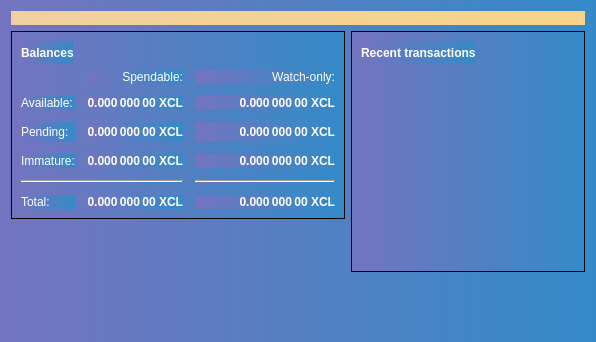
<?xml version="1.0" encoding="UTF-8"?>
<ui version="4.0">
 <class>OverviewPage</class>
 <widget class="QWidget" name="OverviewPage">
  <property name="geometry">
   <rect>
    <x>0</x>
    <y>0</y>
    <width>596</width>
    <height>342</height>
   </rect>
  </property>
  <property name="windowTitle">
   <string>Form</string>
  </property>
  <property name="styleSheet">
   <string notr="true">background-color: qlineargradient(spread:pad, x1:0, y1:0, x2:1, y2:0, stop:0 rgba(116, 116, 191, 255), stop:1 rgba(52, 138, 199, 255));</string>
  </property>
  <layout class="QVBoxLayout" name="topLayout">
   <item>
    <widget class="QLabel" name="labelAlerts">
     <property name="visible">
      <bool>false</bool>
     </property>
     <property name="styleSheet">
      <string notr="true">QLabel { background-color: qlineargradient(x1: 0, y1: 0, x2: 1, y2: 0, stop:0 #F0D0A0, stop:1 #F8D488); color:#000000; }</string>
     </property>
     <property name="wordWrap">
      <bool>true</bool>
     </property>
     <property name="margin">
      <number>3</number>
     </property>
     <property name="textInteractionFlags">
      <set>Qt::TextSelectableByMouse</set>
     </property>
    </widget>
   </item>
   <item>
    <layout class="QHBoxLayout" name="horizontalLayout" stretch="1,1">
     <item>
      <layout class="QVBoxLayout" name="verticalLayout_2">
       <item>
        <widget class="QFrame" name="frame">
         <property name="styleSheet">
          <string notr="true">color: rgb(255, 255, 255);</string>
         </property>
         <property name="frameShape">
          <enum>QFrame::StyledPanel</enum>
         </property>
         <property name="frameShadow">
          <enum>QFrame::Raised</enum>
         </property>
         <layout class="QVBoxLayout" name="verticalLayout_4">
          <item>
           <layout class="QHBoxLayout" name="horizontalLayout_4">
            <item>
             <widget class="QLabel" name="label_5">
              <property name="font">
               <font>
                <weight>75</weight>
                <bold>true</bold>
               </font>
              </property>
              <property name="text">
               <string>Balances</string>
              </property>
             </widget>
            </item>
            <item>
             <widget class="QPushButton" name="labelWalletStatus">
              <property name="enabled">
               <bool>true</bool>
              </property>
              <property name="maximumSize">
               <size>
                <width>30</width>
                <height>16777215</height>
               </size>
              </property>
              <property name="toolTip">
               <string>The displayed information may be out of date. Your wallet automatically synchronizes with the XcelR network after a connection is established, but this process has not completed yet.</string>
              </property>
              <property name="text">
               <string/>
              </property>
              <property name="icon">
               <iconset>
                <normaloff>:/icons/warning</normaloff>
                <disabledoff>:/icons/warning</disabledoff>:/icons/warning</iconset>
              </property>
              <property name="iconSize">
               <size>
                <width>24</width>
                <height>24</height>
               </size>
              </property>
              <property name="flat">
               <bool>true</bool>
              </property>
             </widget>
            </item>
            <item>
             <spacer name="horizontalSpacer_3">
              <property name="orientation">
               <enum>Qt::Horizontal</enum>
              </property>
              <property name="sizeHint" stdset="0">
               <size>
                <width>40</width>
                <height>20</height>
               </size>
              </property>
             </spacer>
            </item>
           </layout>
          </item>
          <item>
           <layout class="QGridLayout" name="gridLayout">
            <property name="spacing">
             <number>12</number>
            </property>
            <item row="2" column="2">
             <widget class="QLabel" name="labelWatchPending">
              <property name="font">
               <font>
                <weight>75</weight>
                <bold>true</bold>
               </font>
              </property>
              <property name="cursor">
               <cursorShape>IBeamCursor</cursorShape>
              </property>
              <property name="toolTip">
               <string>Unconfirmed transactions to watch-only addresses</string>
              </property>
              <property name="text">
               <string notr="true">0.000 000 00 XCL</string>
              </property>
              <property name="alignment">
               <set>Qt::AlignRight|Qt::AlignTrailing|Qt::AlignVCenter</set>
              </property>
              <property name="textInteractionFlags">
               <set>Qt::LinksAccessibleByMouse|Qt::TextSelectableByKeyboard|Qt::TextSelectableByMouse</set>
              </property>
             </widget>
            </item>
            <item row="2" column="1">
             <widget class="QLabel" name="labelUnconfirmed">
              <property name="font">
               <font>
                <weight>75</weight>
                <bold>true</bold>
               </font>
              </property>
              <property name="cursor">
               <cursorShape>IBeamCursor</cursorShape>
              </property>
              <property name="toolTip">
               <string>Total of transactions that have yet to be confirmed, and do not yet count toward the spendable balance</string>
              </property>
              <property name="text">
               <string notr="true">0.000 000 00 XCL</string>
              </property>
              <property name="alignment">
               <set>Qt::AlignRight|Qt::AlignTrailing|Qt::AlignVCenter</set>
              </property>
              <property name="textInteractionFlags">
               <set>Qt::LinksAccessibleByMouse|Qt::TextSelectableByKeyboard|Qt::TextSelectableByMouse</set>
              </property>
             </widget>
            </item>
            <item row="3" column="2">
             <widget class="QLabel" name="labelWatchImmature">
              <property name="font">
               <font>
                <weight>75</weight>
                <bold>true</bold>
               </font>
              </property>
              <property name="cursor">
               <cursorShape>IBeamCursor</cursorShape>
              </property>
              <property name="toolTip">
               <string>Mined balance in watch-only addresses that has not yet matured</string>
              </property>
              <property name="text">
               <string notr="true">0.000 000 00 XCL</string>
              </property>
              <property name="alignment">
               <set>Qt::AlignRight|Qt::AlignTrailing|Qt::AlignVCenter</set>
              </property>
              <property name="textInteractionFlags">
               <set>Qt::LinksAccessibleByMouse|Qt::TextSelectableByKeyboard|Qt::TextSelectableByMouse</set>
              </property>
             </widget>
            </item>
            <item row="4" column="0" colspan="2">
             <widget class="Line" name="line">
              <property name="orientation">
               <enum>Qt::Horizontal</enum>
              </property>
             </widget>
            </item>
            <item row="4" column="2">
             <widget class="Line" name="lineWatchBalance">
              <property name="sizePolicy">
               <sizepolicy hsizetype="Preferred" vsizetype="Fixed">
                <horstretch>0</horstretch>
                <verstretch>0</verstretch>
               </sizepolicy>
              </property>
              <property name="minimumSize">
               <size>
                <width>140</width>
                <height>0</height>
               </size>
              </property>
              <property name="orientation">
               <enum>Qt::Horizontal</enum>
              </property>
             </widget>
            </item>
            <item row="5" column="0">
             <widget class="QLabel" name="labelTotalText">
              <property name="text">
               <string>Total:</string>
              </property>
             </widget>
            </item>
            <item row="3" column="1">
             <widget class="QLabel" name="labelImmature">
              <property name="font">
               <font>
                <weight>75</weight>
                <bold>true</bold>
               </font>
              </property>
              <property name="cursor">
               <cursorShape>IBeamCursor</cursorShape>
              </property>
              <property name="toolTip">
               <string>Mined balance that has not yet matured</string>
              </property>
              <property name="text">
               <string notr="true">0.000 000 00 XCL</string>
              </property>
              <property name="alignment">
               <set>Qt::AlignRight|Qt::AlignTrailing|Qt::AlignVCenter</set>
              </property>
              <property name="textInteractionFlags">
               <set>Qt::LinksAccessibleByMouse|Qt::TextSelectableByKeyboard|Qt::TextSelectableByMouse</set>
              </property>
             </widget>
            </item>
            <item row="2" column="3">
             <spacer name="horizontalSpacer_2">
              <property name="orientation">
               <enum>Qt::Horizontal</enum>
              </property>
              <property name="sizeHint" stdset="0">
               <size>
                <width>40</width>
                <height>20</height>
               </size>
              </property>
             </spacer>
            </item>
            <item row="3" column="0">
             <widget class="QLabel" name="labelImmatureText">
              <property name="text">
               <string>Immature:</string>
              </property>
             </widget>
            </item>
            <item row="5" column="1">
             <widget class="QLabel" name="labelTotal">
              <property name="font">
               <font>
                <weight>75</weight>
                <bold>true</bold>
               </font>
              </property>
              <property name="cursor">
               <cursorShape>IBeamCursor</cursorShape>
              </property>
              <property name="toolTip">
               <string>Your current total balance</string>
              </property>
              <property name="text">
               <string notr="true">0.000 000 00 XCL</string>
              </property>
              <property name="alignment">
               <set>Qt::AlignRight|Qt::AlignTrailing|Qt::AlignVCenter</set>
              </property>
              <property name="textInteractionFlags">
               <set>Qt::LinksAccessibleByMouse|Qt::TextSelectableByKeyboard|Qt::TextSelectableByMouse</set>
              </property>
             </widget>
            </item>
            <item row="5" column="2">
             <widget class="QLabel" name="labelWatchTotal">
              <property name="font">
               <font>
                <weight>75</weight>
                <bold>true</bold>
               </font>
              </property>
              <property name="cursor">
               <cursorShape>IBeamCursor</cursorShape>
              </property>
              <property name="toolTip">
               <string>Current total balance in watch-only addresses</string>
              </property>
              <property name="text">
               <string notr="true">0.000 000 00 XCL</string>
              </property>
              <property name="alignment">
               <set>Qt::AlignRight|Qt::AlignTrailing|Qt::AlignVCenter</set>
              </property>
              <property name="textInteractionFlags">
               <set>Qt::LinksAccessibleByMouse|Qt::TextSelectableByKeyboard|Qt::TextSelectableByMouse</set>
              </property>
             </widget>
            </item>
            <item row="0" column="2">
             <widget class="QLabel" name="labelWatchonly">
              <property name="text">
               <string>Watch-only:</string>
              </property>
              <property name="alignment">
               <set>Qt::AlignRight|Qt::AlignTrailing|Qt::AlignVCenter</set>
              </property>
             </widget>
            </item>
            <item row="1" column="0">
             <widget class="QLabel" name="labelBalanceText">
              <property name="text">
               <string>Available:</string>
              </property>
             </widget>
            </item>
            <item row="1" column="1">
             <widget class="QLabel" name="labelBalance">
              <property name="font">
               <font>
                <weight>75</weight>
                <bold>true</bold>
               </font>
              </property>
              <property name="cursor">
               <cursorShape>IBeamCursor</cursorShape>
              </property>
              <property name="toolTip">
               <string>Your current spendable balance</string>
              </property>
              <property name="text">
               <string notr="true">0.000 000 00 XCL</string>
              </property>
              <property name="alignment">
               <set>Qt::AlignRight|Qt::AlignTrailing|Qt::AlignVCenter</set>
              </property>
              <property name="textInteractionFlags">
               <set>Qt::LinksAccessibleByMouse|Qt::TextSelectableByKeyboard|Qt::TextSelectableByMouse</set>
              </property>
             </widget>
            </item>
            <item row="1" column="2">
             <widget class="QLabel" name="labelWatchAvailable">
              <property name="font">
               <font>
                <weight>75</weight>
                <bold>true</bold>
               </font>
              </property>
              <property name="cursor">
               <cursorShape>IBeamCursor</cursorShape>
              </property>
              <property name="toolTip">
               <string>Your current balance in watch-only addresses</string>
              </property>
              <property name="text">
               <string notr="true">0.000 000 00 XCL</string>
              </property>
              <property name="alignment">
               <set>Qt::AlignRight|Qt::AlignTrailing|Qt::AlignVCenter</set>
              </property>
              <property name="textInteractionFlags">
               <set>Qt::LinksAccessibleByMouse|Qt::TextSelectableByKeyboard|Qt::TextSelectableByMouse</set>
              </property>
             </widget>
            </item>
            <item row="2" column="0">
             <widget class="QLabel" name="labelPendingText">
              <property name="text">
               <string>Pending:</string>
              </property>
             </widget>
            </item>
            <item row="0" column="1">
             <widget class="QLabel" name="labelSpendable">
              <property name="text">
               <string>Spendable:</string>
              </property>
              <property name="alignment">
               <set>Qt::AlignRight|Qt::AlignTrailing|Qt::AlignVCenter</set>
              </property>
             </widget>
            </item>
           </layout>
          </item>
         </layout>
        </widget>
       </item>
       <item>
        <spacer name="verticalSpacer">
         <property name="orientation">
          <enum>Qt::Vertical</enum>
         </property>
         <property name="sizeHint" stdset="0">
          <size>
           <width>20</width>
           <height>40</height>
          </size>
         </property>
        </spacer>
       </item>
      </layout>
     </item>
     <item>
      <layout class="QVBoxLayout" name="verticalLayout_3">
       <item>
        <widget class="QFrame" name="frame_2">
         <property name="styleSheet">
          <string notr="true">color: rgb(255, 255, 255);</string>
         </property>
         <property name="frameShape">
          <enum>QFrame::StyledPanel</enum>
         </property>
         <property name="frameShadow">
          <enum>QFrame::Raised</enum>
         </property>
         <layout class="QVBoxLayout" name="verticalLayout">
          <item>
           <layout class="QHBoxLayout" name="horizontalLayout_2">
            <item>
             <widget class="QLabel" name="label_4">
              <property name="font">
               <font>
                <weight>75</weight>
                <bold>true</bold>
               </font>
              </property>
              <property name="text">
               <string>Recent transactions</string>
              </property>
             </widget>
            </item>
            <item>
             <widget class="QPushButton" name="labelTransactionsStatus">
              <property name="enabled">
               <bool>true</bool>
              </property>
              <property name="maximumSize">
               <size>
                <width>30</width>
                <height>16777215</height>
               </size>
              </property>
              <property name="toolTip">
               <string>The displayed information may be out of date. Your wallet automatically synchronizes with the XcelR network after a connection is established, but this process has not completed yet.</string>
              </property>
              <property name="text">
               <string/>
              </property>
              <property name="icon">
               <iconset>
                <normaloff>:/icons/warning</normaloff>
                <disabledoff>:/icons/warning</disabledoff>:/icons/warning</iconset>
              </property>
              <property name="iconSize">
               <size>
                <width>24</width>
                <height>24</height>
               </size>
              </property>
              <property name="flat">
               <bool>true</bool>
              </property>
             </widget>
            </item>
            <item>
             <spacer name="horizontalSpacer">
              <property name="orientation">
               <enum>Qt::Horizontal</enum>
              </property>
              <property name="sizeHint" stdset="0">
               <size>
                <width>40</width>
                <height>20</height>
               </size>
              </property>
             </spacer>
            </item>
           </layout>
          </item>
          <item>
           <widget class="QListView" name="listTransactions">
            <property name="styleSheet">
             <string notr="true">QListView { background: transparent; }</string>
            </property>
            <property name="frameShape">
             <enum>QFrame::NoFrame</enum>
            </property>
            <property name="verticalScrollBarPolicy">
             <enum>Qt::ScrollBarAlwaysOff</enum>
            </property>
            <property name="horizontalScrollBarPolicy">
             <enum>Qt::ScrollBarAlwaysOff</enum>
            </property>
            <property name="selectionMode">
             <enum>QAbstractItemView::NoSelection</enum>
            </property>
           </widget>
          </item>
         </layout>
        </widget>
       </item>
       <item>
        <spacer name="verticalSpacer_2">
         <property name="orientation">
          <enum>Qt::Vertical</enum>
         </property>
         <property name="sizeHint" stdset="0">
          <size>
           <width>20</width>
           <height>40</height>
          </size>
         </property>
        </spacer>
       </item>
      </layout>
     </item>
    </layout>
   </item>
  </layout>
 </widget>
 <resources/>
 <connections/>
</ui>
